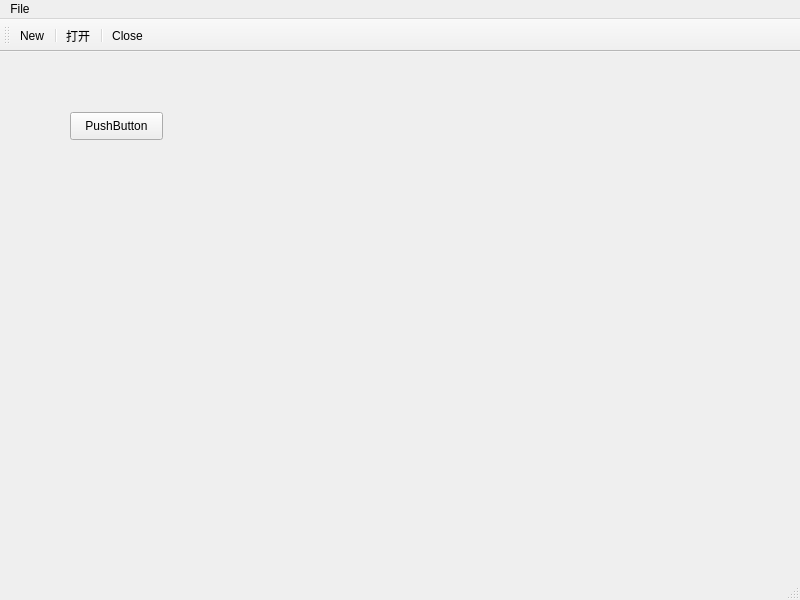
<?xml version="1.0" encoding="UTF-8"?>
<ui version="4.0">
 <class>MainWindow</class>
 <widget class="QMainWindow" name="MainWindow">
  <property name="geometry">
   <rect>
    <x>0</x>
    <y>0</y>
    <width>800</width>
    <height>600</height>
   </rect>
  </property>
  <property name="windowTitle">
   <string>MainWindow</string>
  </property>
  <widget class="QWidget" name="centralwidget">
   <widget class="QPushButton" name="pushButton">
    <property name="geometry">
     <rect>
      <x>70</x>
      <y>60</y>
      <width>93</width>
      <height>28</height>
     </rect>
    </property>
    <property name="text">
     <string>PushButton</string>
    </property>
   </widget>
  </widget>
  <widget class="QToolBar" name="toolBar">
   <property name="windowTitle">
    <string>toolBar</string>
   </property>
   <attribute name="toolBarArea">
    <enum>TopToolBarArea</enum>
   </attribute>
   <attribute name="toolBarBreak">
    <bool>false</bool>
   </attribute>
   <addaction name="actionNew"/>
   <addaction name="separator"/>
   <addaction name="actionOpen"/>
   <addaction name="separator"/>
   <addaction name="actionClose"/>
  </widget>
  <widget class="QStatusBar" name="statusBar"/>
  <widget class="QMenuBar" name="menuBar">
   <property name="geometry">
    <rect>
     <x>0</x>
     <y>0</y>
     <width>800</width>
     <height>26</height>
    </rect>
   </property>
   <widget class="QMenu" name="menuFile">
    <property name="title">
     <string>File</string>
    </property>
    <addaction name="actionNew"/>
    <addaction name="separator"/>
    <addaction name="actionOpen"/>
    <addaction name="actionClose"/>
   </widget>
   <addaction name="menuFile"/>
  </widget>
  <action name="actionNew">
   <property name="text">
    <string>New</string>
   </property>
   <property name="toolTip">
    <string>创建新文件</string>
   </property>
   <property name="shortcut">
    <string>Alt+Z</string>
   </property>
  </action>
  <action name="actionOpen">
   <property name="text">
    <string>打开</string>
   </property>
  </action>
  <action name="actionClose">
   <property name="text">
    <string>Close</string>
   </property>
  </action>
 </widget>
 <resources/>
 <connections/>
</ui>
